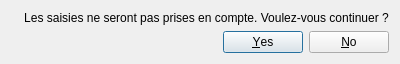
<?xml version="1.0" encoding="UTF-8"?>
<ui version="4.0">
 <class>Alert</class>
 <widget class="QDialog" name="Alert">
  <property name="geometry">
   <rect>
    <x>0</x>
    <y>0</y>
    <width>375</width>
    <height>92</height>
   </rect>
  </property>
  <property name="sizePolicy">
   <sizepolicy hsizetype="Fixed" vsizetype="Fixed">
    <horstretch>0</horstretch>
    <verstretch>0</verstretch>
   </sizepolicy>
  </property>
  <property name="windowTitle">
   <string>DRIMERA</string>
  </property>
  <property name="windowIcon">
   <iconset>
    <normaloff>Im/info.png</normaloff>Im/info.png</iconset>
  </property>
  <layout class="QVBoxLayout" name="verticalLayout">
   <property name="sizeConstraint">
    <enum>QLayout::SetFixedSize</enum>
   </property>
   <item>
    <layout class="QHBoxLayout" name="horizontalLayout">
     <property name="sizeConstraint">
      <enum>QLayout::SetFixedSize</enum>
     </property>
     <property name="bottomMargin">
      <number>0</number>
     </property>
     <item>
      <widget class="QLabel" name="im">
       <property name="maximumSize">
        <size>
         <width>25</width>
         <height>25</height>
        </size>
       </property>
       <property name="baseSize">
        <size>
         <width>0</width>
         <height>0</height>
        </size>
       </property>
       <property name="autoFillBackground">
        <bool>false</bool>
       </property>
       <property name="text">
        <string/>
       </property>
       <property name="pixmap">
        <pixmap>Im/alert.png</pixmap>
       </property>
       <property name="scaledContents">
        <bool>true</bool>
       </property>
      </widget>
     </item>
     <item>
      <widget class="QLabel" name="label">
       <property name="text">
        <string>Les saisies ne seront pas prises en compte. Voulez-vous continuer ?</string>
       </property>
       <property name="alignment">
        <set>Qt::AlignCenter</set>
       </property>
      </widget>
     </item>
    </layout>
   </item>
   <item>
    <widget class="QDialogButtonBox" name="buttonBox">
     <property name="orientation">
      <enum>Qt::Horizontal</enum>
     </property>
     <property name="standardButtons">
      <set>QDialogButtonBox::No|QDialogButtonBox::Yes</set>
     </property>
    </widget>
   </item>
  </layout>
 </widget>
 <resources/>
 <connections>
  <connection>
   <sender>buttonBox</sender>
   <signal>accepted()</signal>
   <receiver>Alert</receiver>
   <slot>accept()</slot>
   <hints>
    <hint type="sourcelabel">
     <x>248</x>
     <y>254</y>
    </hint>
    <hint type="destinationlabel">
     <x>157</x>
     <y>274</y>
    </hint>
   </hints>
  </connection>
  <connection>
   <sender>buttonBox</sender>
   <signal>rejected()</signal>
   <receiver>Alert</receiver>
   <slot>reject()</slot>
   <hints>
    <hint type="sourcelabel">
     <x>316</x>
     <y>260</y>
    </hint>
    <hint type="destinationlabel">
     <x>286</x>
     <y>274</y>
    </hint>
   </hints>
  </connection>
 </connections>
</ui>
